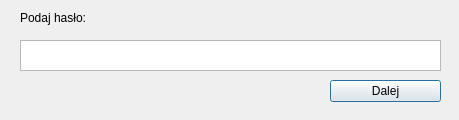
<?xml version="1.0" encoding="UTF-8"?>
<ui version="4.0">
 <class>CheckPasswordDialog</class>
 <widget class="QDialog" name="CheckPasswordDialog">
  <property name="geometry">
   <rect>
    <x>0</x>
    <y>0</y>
    <width>459</width>
    <height>120</height>
   </rect>
  </property>
  <property name="windowTitle">
   <string>Podaj hasło</string>
  </property>
  <widget class="QPushButton" name="checkPSWDbutton">
   <property name="geometry">
    <rect>
     <x>330</x>
     <y>80</y>
     <width>111</width>
     <height>22</height>
    </rect>
   </property>
   <property name="text">
    <string>Dalej</string>
   </property>
  </widget>
  <widget class="QPlainTextEdit" name="passwordTXT">
   <property name="geometry">
    <rect>
     <x>20</x>
     <y>40</y>
     <width>421</width>
     <height>31</height>
    </rect>
   </property>
   <property name="autoFillBackground">
    <bool>false</bool>
   </property>
   <property name="inputMethodHints">
    <set>Qt::ImhNone</set>
   </property>
   <property name="plainText">
    <string/>
   </property>
  </widget>
  <widget class="QLabel" name="labelMSG">
   <property name="geometry">
    <rect>
     <x>20</x>
     <y>10</y>
     <width>411</width>
     <height>16</height>
    </rect>
   </property>
   <property name="font">
    <font>
     <stylestrategy>PreferAntialias</stylestrategy>
    </font>
   </property>
   <property name="inputMethodHints">
    <set>Qt::ImhHiddenText|Qt::ImhSensitiveData</set>
   </property>
   <property name="text">
    <string>Podaj hasło:</string>
   </property>
  </widget>
 </widget>
 <resources/>
 <connections/>
</ui>
